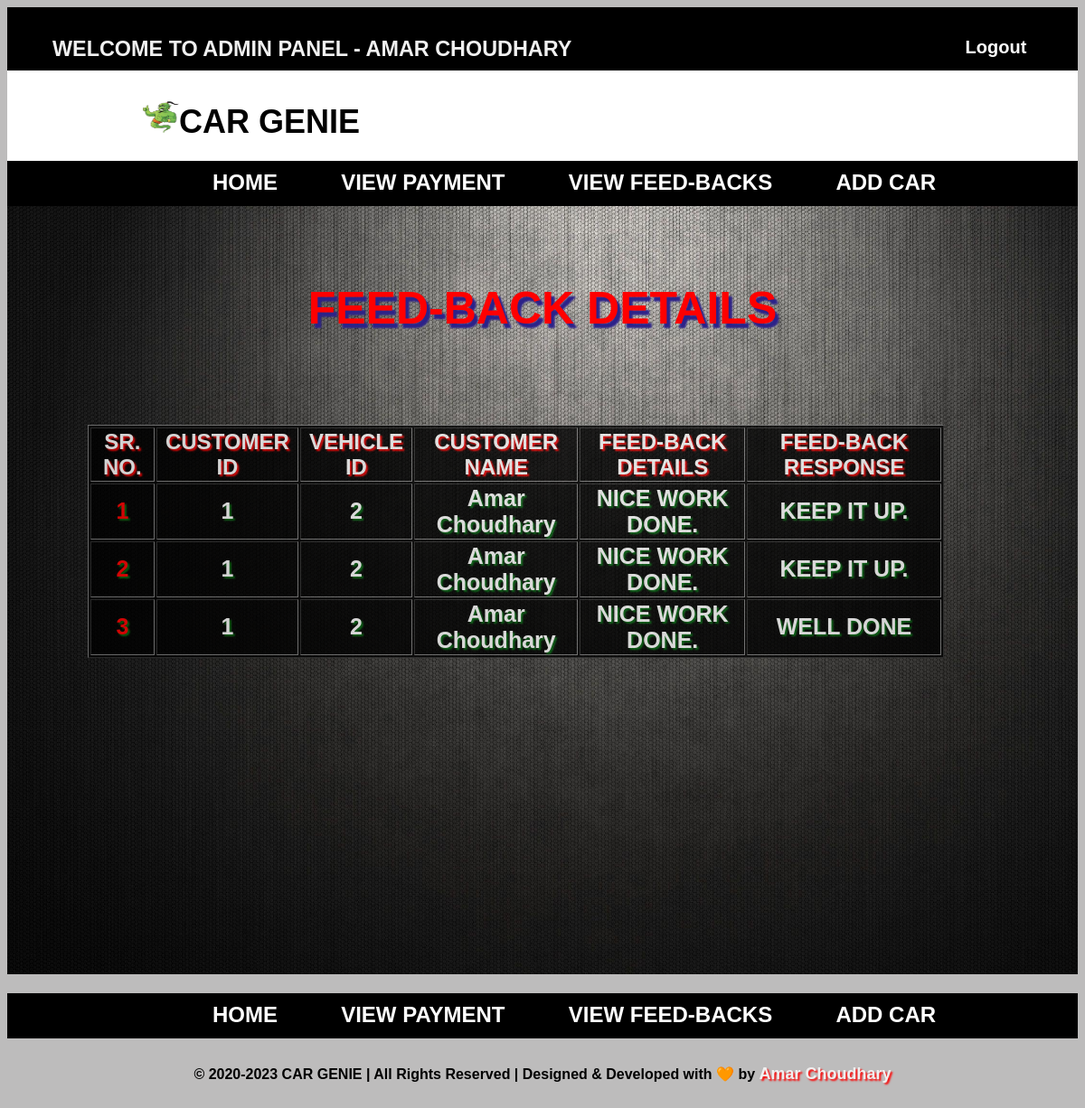
/php/Admin_feedback_view.php (signed in), run on the app's committed database.
### tables this page shows
CREATE TABLE `feedback` (
  `Feed_ID` int NOT NULL AUTO_INCREMENT,
  `Cus_Id` int NOT NULL,
  `Vehicle_Id` int NOT NULL,
  `customer_name` varchar(255) DEFAULT NULL,
  `Feed_Details` varchar(511) DEFAULT NULL,
  `Feed_Response` varchar(511) DEFAULT NULL,
  `Feed_Status` varchar(255) DEFAULT NULL,
  PRIMARY KEY (`Feed_ID`),
  KEY `Cus_Id` (`Cus_Id`),
  KEY `Vehicle_Id` (`Vehicle_Id`),
  CONSTRAINT `feedback_ibfk_2` FOREIGN KEY (`Vehicle_Id`) REFERENCES `vehicle_info` (`Vehicle_ID`)
);

### php/Admin_feedback_view.php (the view, shortened to what this page needs)
<?php include 'admin_header.php'; ?>
<?php
    include('conn.php');
?>
<!DOCTYPE html>
<html>
<head>
    <link rel="stylesheet" href="../css/home.css" type="text/css" />
</head>
<body class="hold-transition sidebar-mini">
    <?php include 'admin_menu.php'; ?>
    <div class="admindetails">
    <div class="container">
    <center>
        <h1 class="admintitle">FEED-BACK DETAILS</h1>
    </center>
        <table class="table table-bordered table-striped table-hover" border="1">
            <thead>
                <tr class="info">
                    <th>SR. NO.</th>
                    <th>CUSTOMER ID</th>
                    <th>VEHICLE ID</th>
                    <th>CUSTOMER NAME</th>
                    <th>FEED-BACK DETAILS</th>
                    <th>FEED-BACK RESPONSE</th>
                </tr>
            </thead>
            <tbody>
                <?php
                    $admin_data = "SELECT * FROM `feedback` WHERE Feed_ID > 0";
                    $result=$conn->query($admin_data);
                ?>
                <?php $counter=1;
                    while ($row = mysqli_fetch_array($result)){
                        $adminData[] = array(
                            'Cus_Id' =>$row['Cus_Id'],
                            'Vehicle_Id' => $row['Vehicle_Id'],
                            'Feed_Details' => $row['Feed_Details'],
                            'customer_name' => $row['customer_name'],
                            'Feed_Response' => $row['Feed_Response']
                        );
                    }
                ?>
                <?php foreach ($adminData as $admin){ ?>
                <tr class="datainfo">
                    <td class="admintablesrn">
                        <?php echo $counter++;?>
                    </td>
                    <td class="admintable">
                        <?php echo $admin['Cus_Id']; ?>
                    </td>
                    <td class="admintable">
                        <?php echo $admin['Vehicle_Id']; ?>
                    </td>
                    <td class="admintable">
                        <?php echo $admin['customer_name']; ?>
                    </td>
                    <td class="admintable">
                        <?php echo $admin['Feed_Details']; ?>
                    </td>
                    <td class="admintable">
                        <?php echo $admin['Feed_Response']; ?>
                    </td>
                </tr>
                <?php } ?>
            </tbody>
        </table>
    </div>
    </div>
    <?php include 'admin_footer.php'; ?>
</body>
</html>

### css/home.css (style rules this page uses)
body { background-color: #bdbcbc; background-size: cover; font-family: sans-serif; }
table { font-size: 20px; width: 150px; margin-left: 7.5%; height: auto; }
.admintablesrn { font-weight: 900; color: red; font-size: 25px; }
.admintable { font-weight: 900; color: rgb(253, 253, 253); font-size: 25px; }
.container { justify-content: center; align-items: center; background-image: url('../image/adminHome.jpg'); background-size: cover; height: 800px; width: 100%; padding-top: 50px; }
.table { width: 80%; background-color: #000; opacity: 0.8; }
.info { color: #ffffff; text-shadow: 2px 2px 2px red; font-size: larger; font-weight: 700; }
.datainfo { text-align: center; color: #ffffff; text-shadow: 2px 2px 2px rgb(1, 105, 14); }
.admintitle { font-size: 50px; color: red; font-weight:800; text-shadow: 4px 5px 2px rgb(44, 34, 138); margin-bottom: 100px; }

### data on the page
feedback: Cus_Id "1", Vehicle_Id "2", customer_name "Amar Choudhary", Feed_Details "NICE WORK DONE.", Feed_Response "WELL DONE"

### other printed values
$_SESSION['admin_name'] "AMAR CHOUDHARY"
$admin['Cus_Id'] "1"
$admin['Vehicle_Id'] "2"
$admin['customer_name'] "Amar Choudhary"
$admin['Feed_Details'] "NICE WORK DONE."
$admin['Feed_Response'] "KEEP IT UP."
